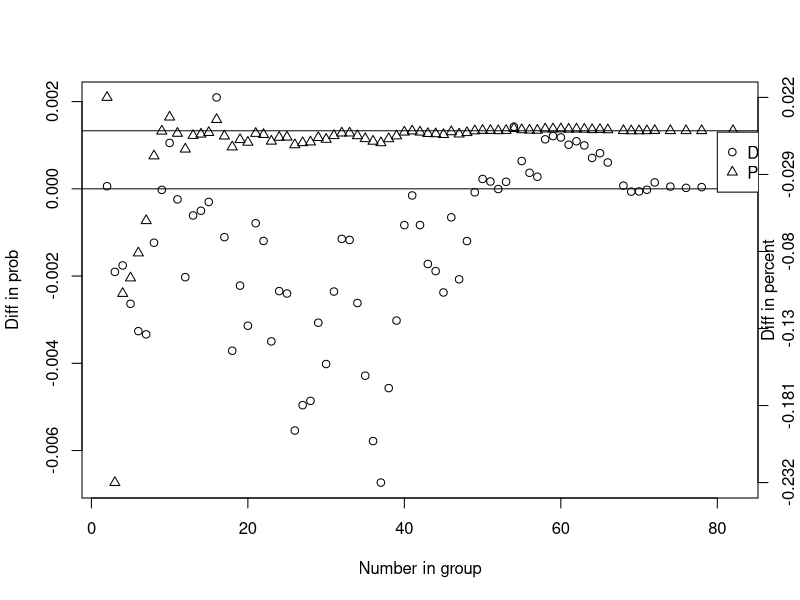

The R source for this figure:
dayprobs = c(.0026123,.0026785,.0026838,.0026426,.0026702,.0027424,.0028655,
             .0028954,.0029407,.0027705,.0026842,.0026864)
daysmo = c(31,28,31,30,31,30,31,31,30,31,30,31)
daysmo2 = c(31,28.25,31,30,31,30,31,31,30,31,30,31)
# need both: the former is how the probs are reported, 
# while the latter allows leap days

moprob = daysmo * dayprobs

mob = sample(1:12,10000 * 367,rep=TRUE,prob=moprob)
dob = sapply(mob,function(x) ceiling(sample((4*daysmo2[x]),1)/4) )
# The ceiling() function isn't vectorized, so we make the equivalent
# using sapply().

mobdob = paste(mob,dob)

# convert the vector into a matrix with the maximum
# group size as the number of columns
# as noted above, this could safely be truncated, with great savings
mdmat = matrix(mobdob, ncol=367, nrow=10000)


matchn = function(x) {
  for (i in 1:367){
    if (length(unique(x[1:i])) != i) break
  }
  return(i)
}

groups = apply(mdmat, 1, matchn)

bdprobs = cumsum(table(groups)/10000)
# find the N with each group number, divide by number of groups
# and get the cumulative sum

rgroups = as.numeric(names(bdprobs))
# extract the group sizes from the table
probs = 1 - ((factorial(rgroups) * choose(365,rgroups)) / 365**rgroups)
# calculate the analytic answer, for any group size 
# for which there was an observed simulated value

diffs = bdprobs - probs
diffpcts = diffs/probs


addsecondy <- function(x, y, origy, yname="Y2") {
  prevlimits <- range(origy)
  axislimits <- range(y)
  axis(side=4, at=prevlimits[1] + diff(prevlimits)*c(0:5)/5,
       labels=round(axislimits[1] + diff(axislimits)*c(0:5)/5, 3))
  mtext(yname, side=4)
  newy <- (y-axislimits[1])/(diff(axislimits)/diff(prevlimits)) +
    prevlimits[1]
  points(x, newy, pch=2)
  abline(h=(-axislimits[1])/(diff(axislimits)/diff(prevlimits)) +
           prevlimits[1])
}

plottwoy <- function(x, y1, y2, xname="X", y1name="Y1", y2name="Y2")
{
  plot(x, y1, ylab=y1name, xlab=xname)
  abline(h=0)
  addsecondy(x, y2, y1, yname=y2name)
}

plottwoy(rgroups, diffs, diffpcts, xname="Number in group",
         y1name="Diff in prob", y2name="Diff in percent")
legend(80, .0013, pch=1:2, legend=c("Diffs", "Pcts"))

